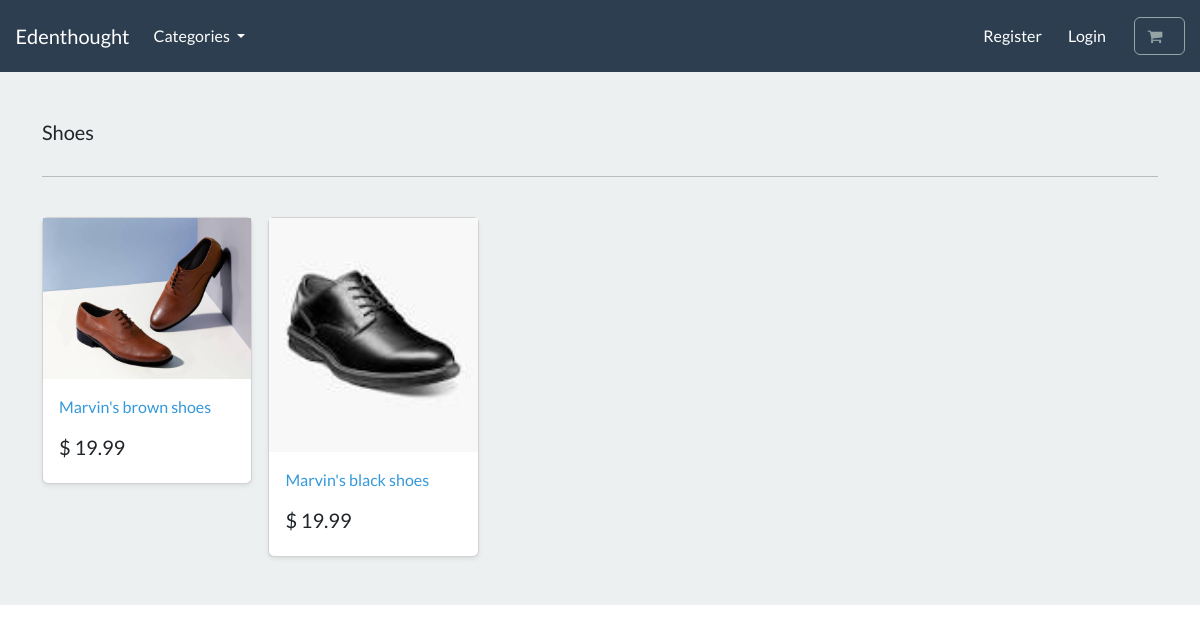
Before: /search/shoes/ with the older database file.
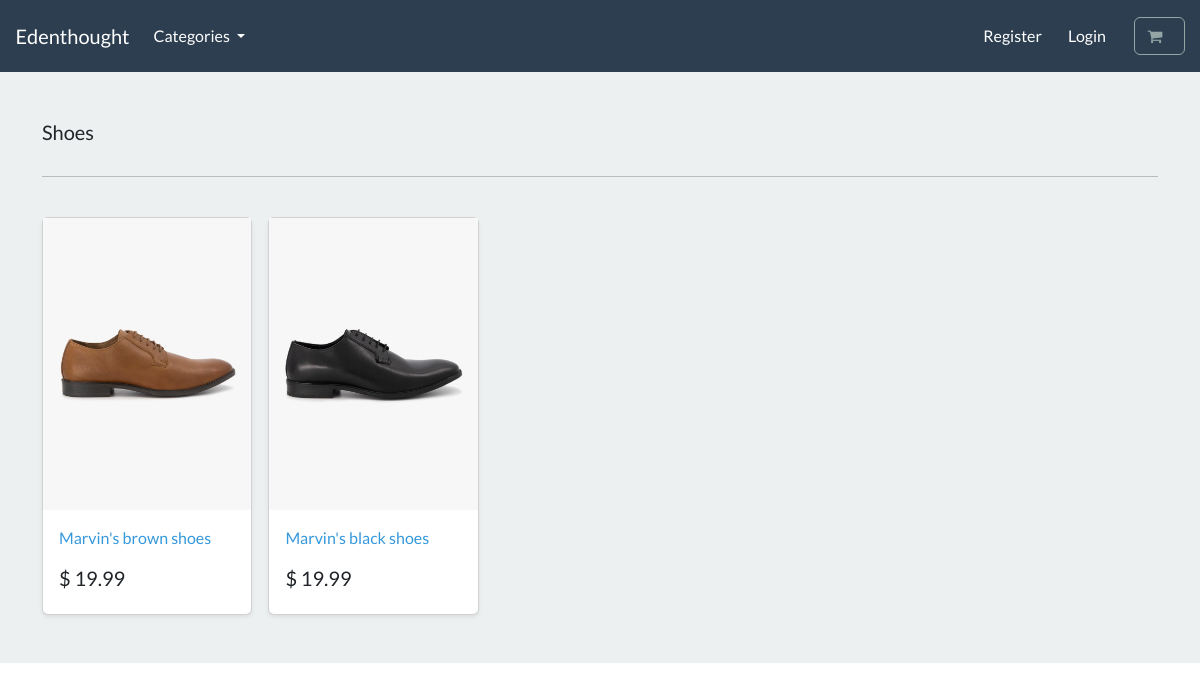
After: the same page with the newer database file.
### store/models.py (models this page shows, shortened)
class Product(models.Model):
    category = models.ForeignKey(Category, related_name='product',on_delete=models.CASCADE, null=True)
    title=models.CharField(max_length=250)
    brand=models.CharField(max_length=250,default='un-branded')
    description= models.TextField(blank=True)#blank denotes an optional field
    slug=models.SlugField(max_length=255) # to make urls more user-friendly and readable and unique
    price=models.DecimalField(max_digits=5,decimal_places=2) #product price
    image = models.ImageField(upload_to='images/') #pillow installation required; upon uploading an image will create an image subfolder in media
    class Meta:
        verbose_name_plural = 'products' #django by default adds an s to category name
    def get_absolute_url(self):
        return reverse('product-info',args=[self.slug])

### store/views.py (the view)
# urls.py: path('search/<slug:category_slug>/', views.list_category, name='list-category'),  # referencing a slug variable
def list_category(request,category_slug=None ):    #(a view for individual category)
    category = get_object_or_404(Category,slug=category_slug)
    products = Product.objects.filter(category=category)  #defining the products and filtering them by category
    return render(request, 'store/list-category.html', {'category':category,'products':products})

### cart/cart.py (called while the page is built)
    def __len__(self):                                                                                #total length of products in a session
        return sum(item['qty'] for item in self.cart.values())                                        #total number of items in a shopping cart

### cart/context_processors.py (called while the page is built)
def cart(request):
    return {'cart':Cart(request)}

### store/models.py (called while the page is built)
    def get_absolute_url(self):
        return reverse('list-category',args=[self.slug])

### store/views.py (called while the page is built)
def categories(request):
    all_categories=Category.objects.all() #select all categories(shoes and shirts
    return {'all_categories': all_categories}

### store/templates/store/list-category.html
{% extends "./base.html" %}
{% load static %}
{% block content %}
<main>
  <div class="album py-5 bg-light">
    <div class="container">
      <div class="pb-3 h5"> {{ category.name| capfirst }} </div>
      <hr>
      <br>
      <div class="row row-cols-1 row-cols-sm-2 row-cols-md-5 g-3">
        {%  for product in products %}
        <div class="col">
          <div class="card shadow-sm">
          <img class="img-fluid" alt="Responsive image" src="{{product.image.url}}">
            <div class="card-body">
              <p class="card-text">
                <a class="text-info text-decoration-none" href="{{ product.get_absolute_url}}"> {{ product.title }} </a>
              </p>
              <div class="d-flex justify-content-between align-items-center">
                <h5> $ {{ product.price }} </h5>
              </div>
            </div>
          </div>
        </div>
{%endfor %}
      </div>
    </div>
  </div>
</main>
{% endblock %}

Changed rows visible on the page:
changed Product "Marvin's brown shoes": image: a different picture
changed Product "Marvin's black shoes": image: a different picture
